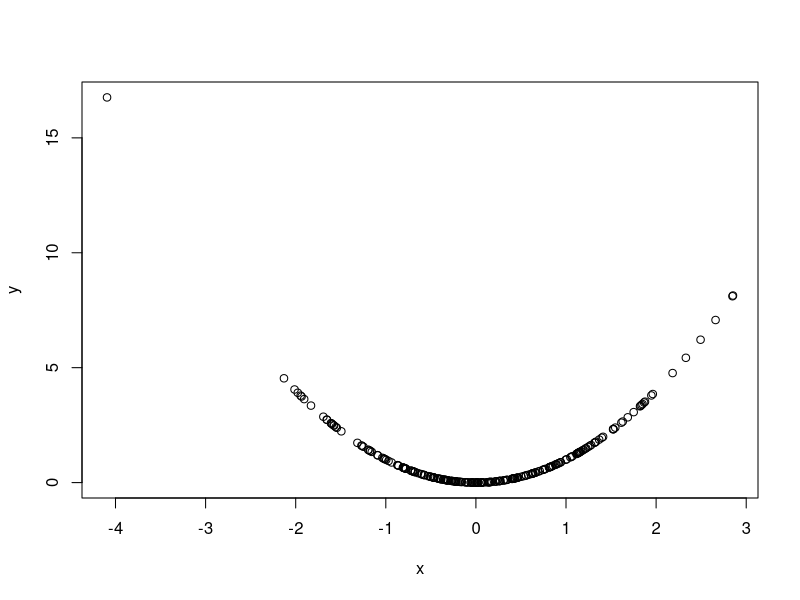
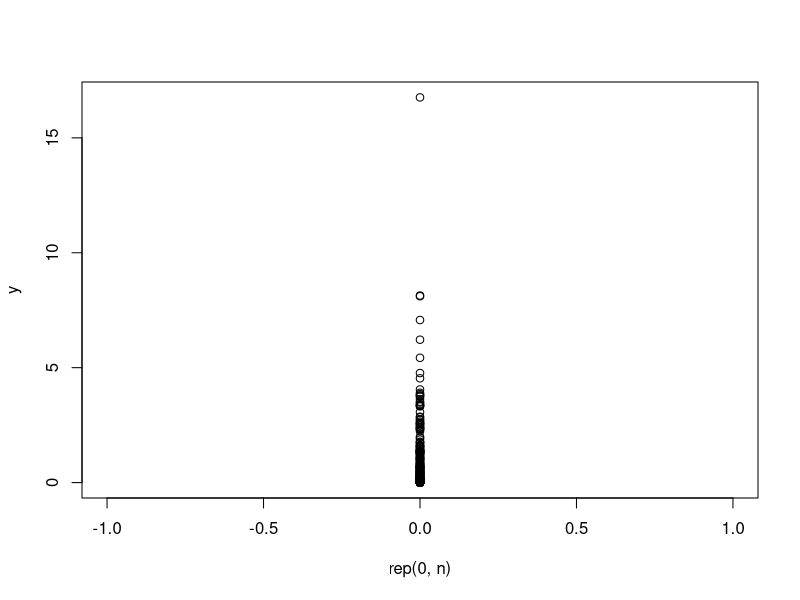

Reproduce these figures in R, in order.
n <- 250
x <- rnorm(n)

y <- x^2
plot(x,y)
plot(rep(0,n), y)


write.csv(data.frame(x = x, y = y), "chiSquaredVals.csv")
getwd()
